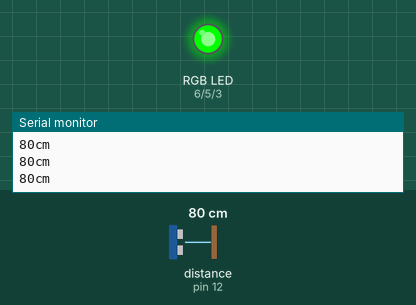
A sketch run on a simulated Arduino Uno, built with avr-gcc and run on an emulated ATmega328P. Shown: an RGB LED mixed from three pins (HIGH = lit), the last lines printed to the serial monitor. Inputs (shaded band) come from the test bench; at power-on: distance to the obstacle (sensor on pin 12) 80 cm. The echo pulse lasts 58.3 µs per cm.

Above: at 2.2 s.
2.3 s: distance to the obstacle (sensor on pin 12) set to 17 cm
3.8 s: distance to the obstacle (sensor on pin 12) set to 13 cm
At 5.2 s:
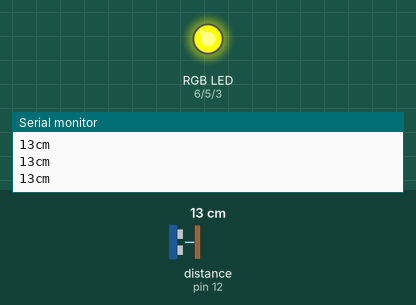
5.5 s: distance to the obstacle (sensor on pin 12) set to 11 cm
7.0 s: distance to the obstacle (sensor on pin 12) set to 8 cm
At 8.1 s:
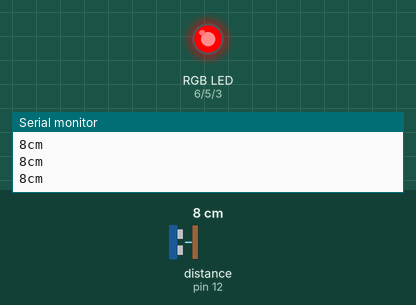
8.6 s: distance to the obstacle (sensor on pin 12) set to 18 cm
At 9.4 s:
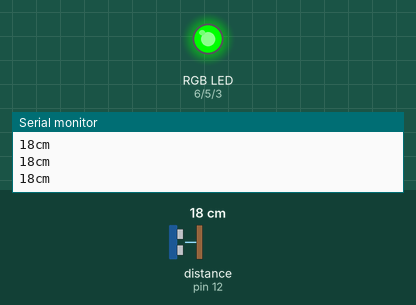
Timing chart, 0 to 11.3 s (numbered marks = the images above; inputs shaded):
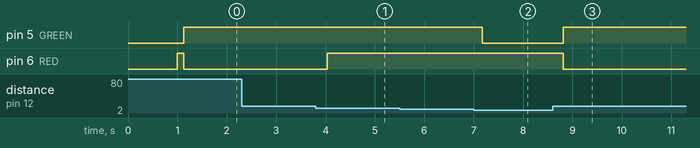

The sketch:

Ultrasonic_RGB.ino
```cpp
#include "SR04.h"
#define TRIG_PIN 12
#define ECHO_PIN 11

// Define LED Pins
#define BLUE 3
#define GREEN 5
#define RED 6

SR04 sr04 = SR04(ECHO_PIN,TRIG_PIN);
long a;

void setup() {
  Serial.begin(9600);
  delay(1000);

  pinMode(RED, OUTPUT);
  pinMode(GREEN, OUTPUT);
  pinMode(BLUE, OUTPUT);
  digitalWrite(RED, HIGH);
  digitalWrite(GREEN, LOW);
  digitalWrite(BLUE, LOW);
}

// define variables
int redValue;
int greenValue;
int blueValue;

void loop() {
  a=sr04.Distance();
  Serial.print(a);
  Serial.println("cm");
  delay(100);

  #define delayTime 10 // fading time between colors

  if (a < 10) {
    redValue = 255; // choose a value between 1 and 255 to change the color.
    greenValue = 0;
    blueValue = 0;
  } else if (a <= 15) {
    redValue = 255; // choose a value between 1 and 255 to change the color.
    greenValue = 255;
    blueValue = 0;
  } else {
     redValue = 0; // choose a value between 1 and 255 to change the color.
    greenValue = 255;
    blueValue = 0;
  }

  //Use analogWrite to output the color value to the corresponding color pin.
  analogWrite(RED, redValue);
  analogWrite(GREEN, greenValue);
  analogWrite(BLUE, blueValue);
  delay(delayTime);


}
```

Measured:
- the behaviour switches between 16 and 15 cm on distance to the obstacle (sensor on pin 12) (found by bisection; images 0 and 1)
- the behaviour switches between 10 and 9 cm on distance to the obstacle (sensor on pin 12) (found by bisection; images 1 and 2)
- after the input at 3.8 s, pin 6 (RED): LOW → HIGH after 0.24 s
- after the input at 7.0 s, pin 5 (GREEN): HIGH → LOW after 0.18 s
- after the input at 8.6 s, pin 5 (GREEN): LOW → HIGH after 0.21 s; pin 6 (RED): HIGH → LOW after 0.21 s
